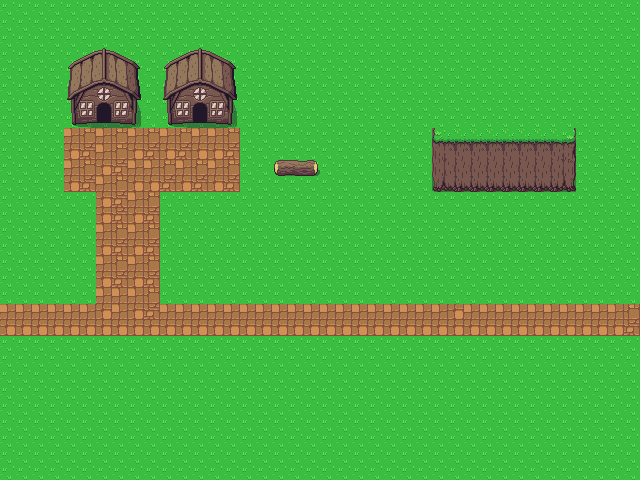

The image is a tile-based game level rendered from a .tmx file. Its description and source (layers, tilesets, objects; grid data summarised) follow:
An orthogonal 40x30 tile map with 16x16 px tiles, 3 tile layers (ground, impassable, passable).

<map version="1.2" tiledversion="1.3.4" orientation="orthogonal" renderorder="right-down" width="40" height="30" tilewidth="16" tileheight="16" infinite="0" nextlayerid="4" nextobjectid="1">
 <tileset firstgid="1" source="test_2.tsx" />
 <layer id="1" name="ground" width="40" height="30">
  <data>[1200 cells, 1200 non-empty, 1 distinct tile ids]</data>
 </layer>
 <layer id="3" name="impassable" width="40" height="30">
  <data>[1200 cells, 89 non-empty, 40 distinct tile ids]</data>
 </layer>
 <layer id="2" name="passable" width="40" height="30">
  <data>[1200 cells, 152 non-empty, 4 distinct tile ids]</data>
 </layer>
</map>
